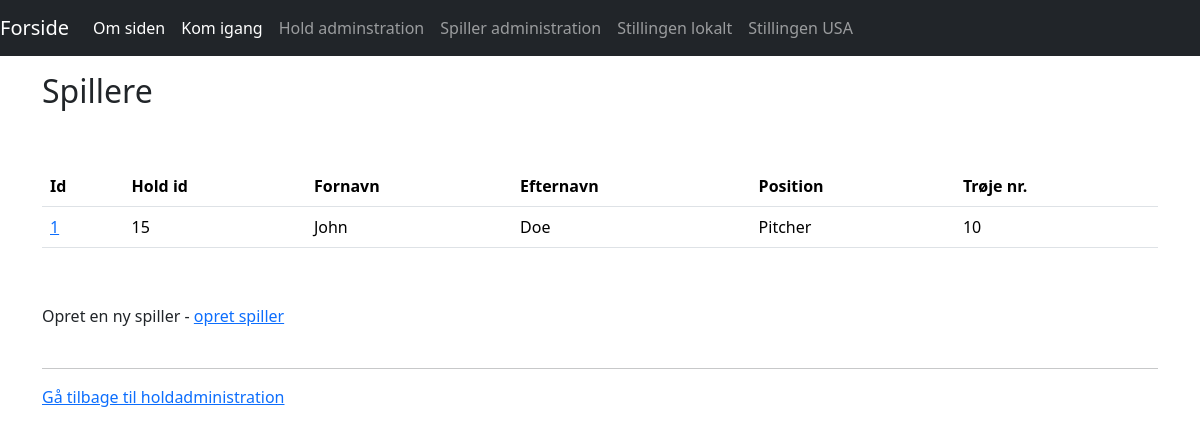
The page /players on the database its author committed.
### tables this page shows
CREATE TABLE Players(
                Id INTEGER PRIMARY KEY AUTOINCREMENT,
                TeamId INTEGER NOT NULL,
                FirstName VARCHAR(50),
                LastName VARCHAR(50),
                Position VARCHAR(30),
                JerseyNumber INTEGER,
                FOREIGN KEY (TeamId) REFERENCES Teams(Id)
            );

### app.py (the view)
@app.route('/players')
def players():
    return render_template('players/players.html', title = 'Spillere',
                           players = player_service.get_all_players())

### models/player.py (called while the page is built)
    @property
    def id(self):
        return self.__id

    @property
    def teamid(self):
        return self.__team_id

    @property
    def first_name(self):
        return self.__first_name

    @property
    def last_name(self):
        return self.__last_name

    @property
    def position(self):
        return self.__position

    @property
    def jersey_number(self):
        return self.__jersey_number

### services/player_service.py (called while the page is built)
    def get_all_players(self):
        return self.__storage.get_all_players()

### storage/db_players.py (called while the page is built)
    def get_all_players(self):
        cur = self.__connection.cursor()
        cur.execute(self.SELECT_ALL_SQL)
        players = []
        for row in cur:
            players.append(Player(*row))
        cur.close()
        return players

### templates/players/players.html
{% extends 'layout.html' %}
{% block content %}
    <p>&nbsp;</p>
    <table class="table">
    <thead>
        <tr>
            <th>Id</th>
            <th>Hold id</th>
            <th>Fornavn</th>
            <th>Efternavn</th>
            <th>Position</th>
            <th>Trøje nr.</th>
        </tr>
    </thead>
    <tbody>
    {% for p in players %}
        <tr>
            <td><a href='/players/{{p.id}}/edit'>{{p.id}}</a></td>
            <td>{{p.teamid}}</td>
            <td>{{p.first_name}}</td>
            <td>{{p.last_name}}</td>
            <td>{{p.position}}</td>
            <td>{{p.jersey_number}}</td>
        </tr>
    {% endfor %}
    </tbody>
    </table>
    <p>&nbsp;</p>
    Opret en ny spiller - <a href="/players/create">opret spiller</a>
    <br><br>
    <hr>
    <a href="/teams">Gå tilbage til holdadministration</a>
{% endblock %}

### rows shown on the page
Players: id "1", teamid "15", first_name "John", last_name "Doe", position "Pitcher", jersey_number "10"

### other values the page prints
{{ title }} "Spillere"
